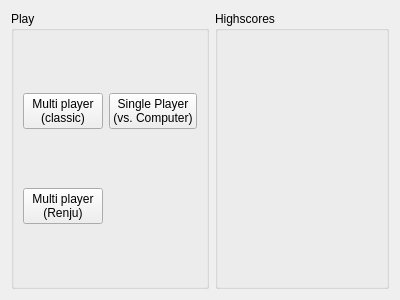
<?xml version="1.0" encoding="UTF-8"?>
<ui version="4.0">
 <class>MainMenu</class>
 <widget class="QWidget" name="MainMenu">
  <property name="geometry">
   <rect>
    <x>0</x>
    <y>0</y>
    <width>400</width>
    <height>300</height>
   </rect>
  </property>
  <property name="windowTitle">
   <string>Form</string>
  </property>
  <layout class="QHBoxLayout" name="horizontalLayout">
   <item>
    <widget class="QGroupBox" name="groupBox">
     <property name="title">
      <string>Play</string>
     </property>
     <layout class="QGridLayout" name="gridLayout">
      <item row="2" column="0">
       <widget class="QPushButton" name="renjuPushButton">
        <property name="text">
         <string>Multi player
(Renju)</string>
        </property>
       </widget>
      </item>
      <item row="0" column="0">
       <widget class="QPushButton" name="multiPlayerPushButton">
        <property name="text">
         <string>Multi player
(classic)</string>
        </property>
       </widget>
      </item>
      <item row="0" column="1">
       <widget class="QPushButton" name="SinglePlayerPushButton">
        <property name="text">
         <string>Single Player
(vs. Computer)</string>
        </property>
       </widget>
      </item>
     </layout>
    </widget>
   </item>
   <item>
    <widget class="QGroupBox" name="highscore_groupBox">
     <property name="title">
      <string>Highscores</string>
     </property>
     <layout class="QGridLayout" name="gridLayout_3">
      <item row="0" column="0">
       <layout class="QGridLayout" name="highScore_layout"/>
      </item>
     </layout>
    </widget>
   </item>
  </layout>
 </widget>
 <resources/>
 <connections/>
</ui>
